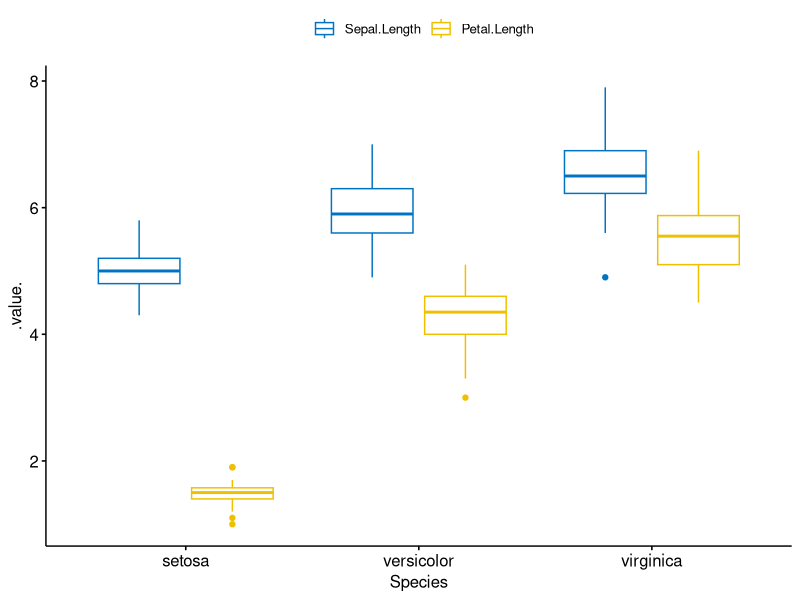
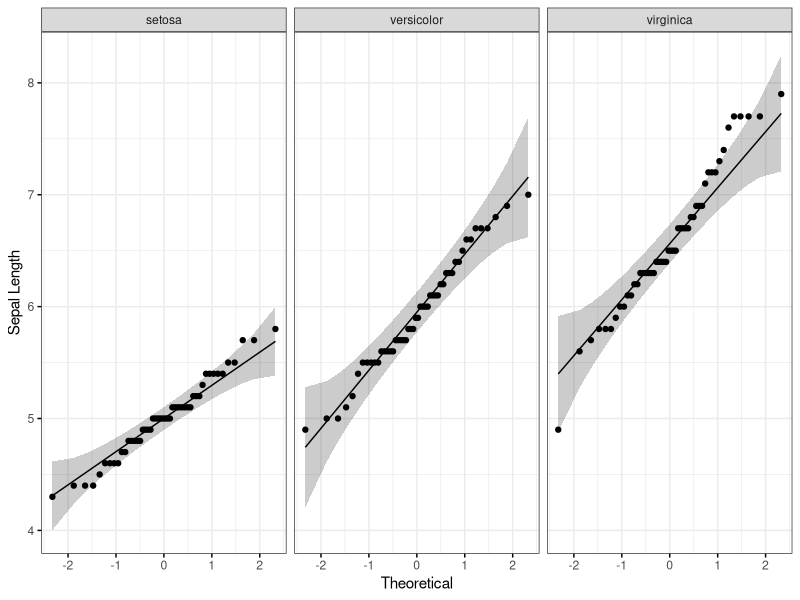
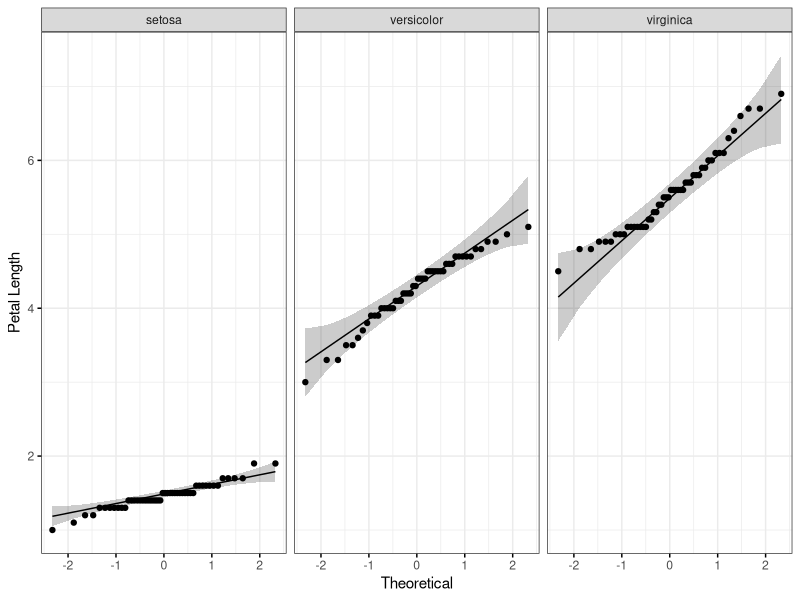
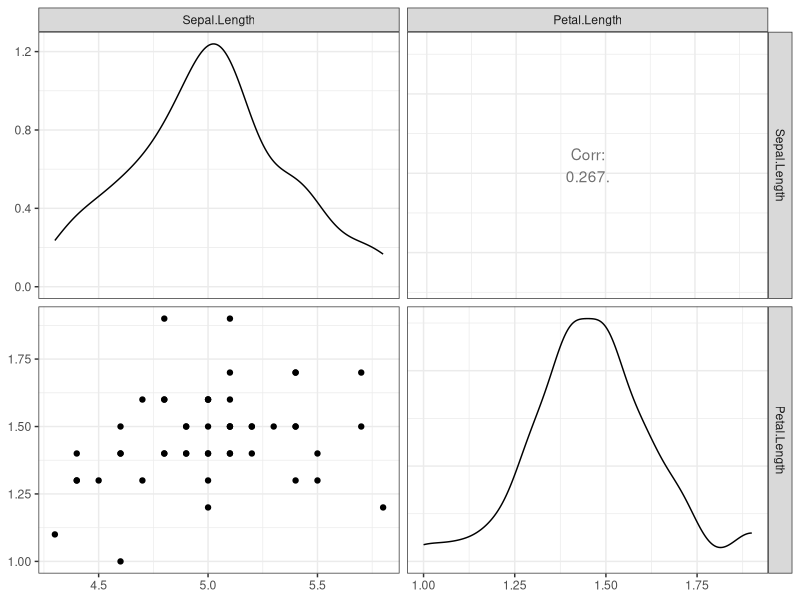
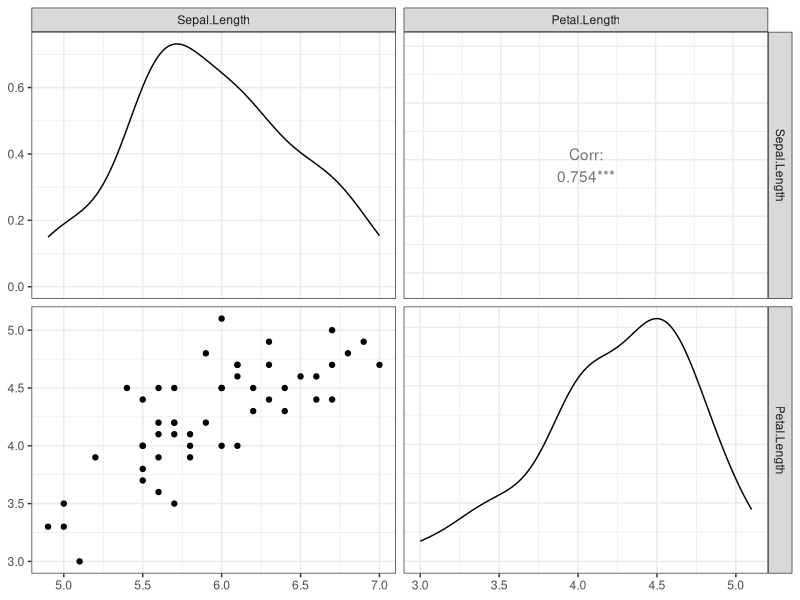
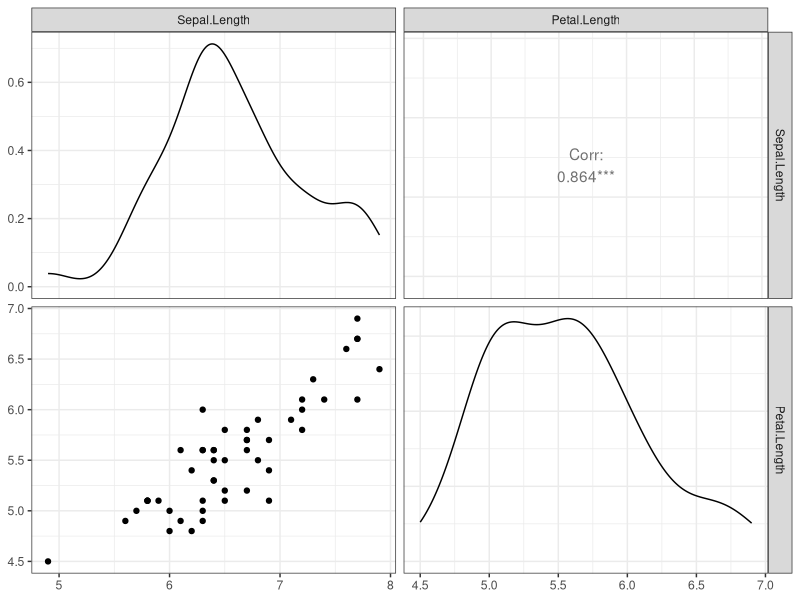

These charts were generated, in order, by the following R code:
# Importing library
library(car)
library(tidyverse)
library(ggpubr)
library(rstatix)
library(GGally)

# Attach the data make it ease to call later
attach(iris)

# Boxplot
ggboxplot(
  iris, x = "Species", y = c("Sepal.Length", "Petal.Length"), 
  merge = TRUE, palette = "jco"
)

# Statistics
iris %>%
  group_by(Species) %>%
  get_summary_stats(Sepal.Length, Petal.Length, type = "mean_sd")

# Sample size
iris %>%
  group_by(Species) %>%
  summarise(N = n())

# Univariate outliers
iris %>%
  group_by(Species) %>%
  identify_outliers(Sepal.Length)

iris %>%
  group_by(Species) %>%
  identify_outliers(Petal.Length)

# Multivariate outliers
iris %>%
  group_by(Species) %>%
  mahalanobis_distance() %>%
  filter(is.outlier == TRUE) %>%
  as.data.frame()
# No multivariate outliers in the data, Mahalanobis distance (p > 0.001).

# Univariate normality
iris %>%
  group_by(Species) %>%
  shapiro_test(Sepal.Length, Petal.Length) %>%
  arrange(variable)
# Sepal.Length and Petal.length normally distributed for each Species groups, Shapiro-Wilk's test (p > 0.05).

# QQ plot of Sepal.Length
ggqqplot(iris, "Sepal.Length", facet.by = "Species",
         ylab = "Sepal Length", ggtheme = theme_bw())

# QQ plot of Petal.Length
ggqqplot(iris, "Petal.Length", facet.by = "Species",
         ylab = "Petal Length", ggtheme = theme_bw())


# Multivariate normality
iris %>%
  select(Sepal.Length, Petal.Length) %>%
  mshapiro_test()
# With (p > 0.05), can be assumed multivariate normality in data.

# Multicollinearity
iris %>% cor_test(Sepal.Length, Petal.Length)
# No multicollinearity, Pearson correlation (r = 0.87, p < 0.0001).

# Linearity
# Create a scatterplot matrix by group
results <- iris %>%
  select(Sepal.Length, Petal.Length, Species) %>%
  group_by(Species) %>%
  doo(~ggpairs(.) + theme_bw(), result = "plots")
results

# Show the plots
results$plots

# Homogeneity of covariances
box_m(iris[, c("Sepal.Length", "Petal.Length")], iris$Species)
# As (p < 0.001), assumption of homogeneity of variance-covariance matrices as been violated.

# Homogneity of variance
iris %>% 
  gather(key = "variable", value = "value", Sepal.Length, Petal.Length) %>%
  group_by(variable) %>%
  levene_test(value ~ Species)
# No homogeneity of variances as (p < 0.05).

# One way Manova
model <- lm(cbind(Sepal.Length, Petal.Length) ~ Species, iris)
Manova(model, test.statistic = "Pillai")
# Can be seen that there was a statistically significant difference between the Species on the combined dependent variables (Sepal.Length and Petal.Length)
# F(4, 294) = 71.829, p < 0.0001.

# Two way Manova
iris$Level <- c('low', 'high')
model <- lm(cbind(Sepal.Length, Petal.Length) ~ Species * Level , iris)
Manova(model, test.statistic = "Pillai")


















